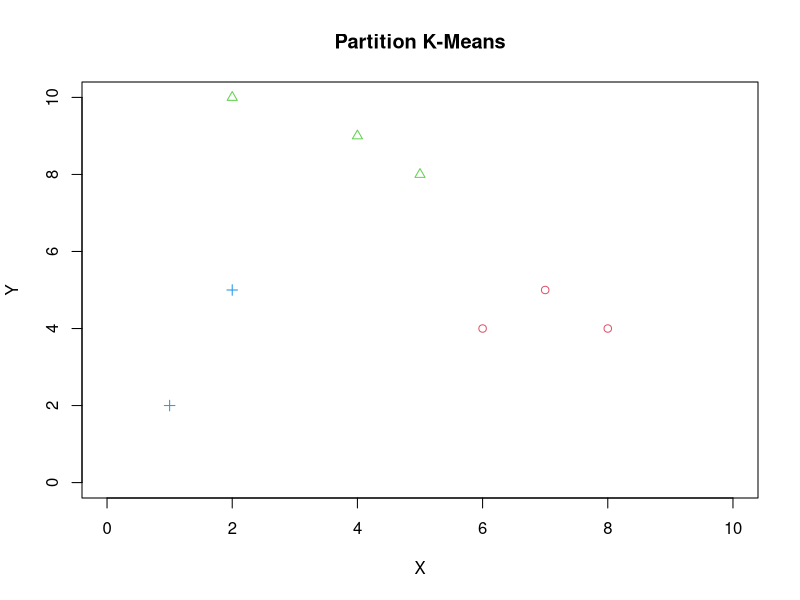
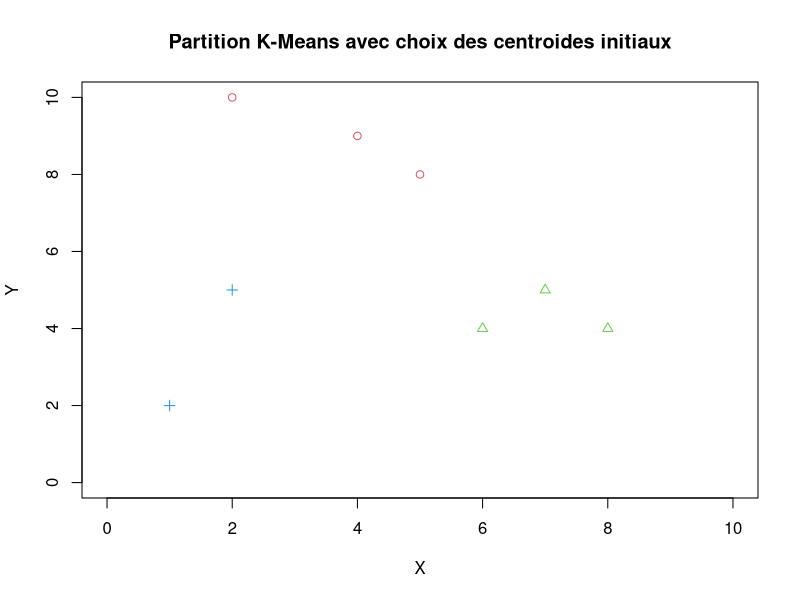
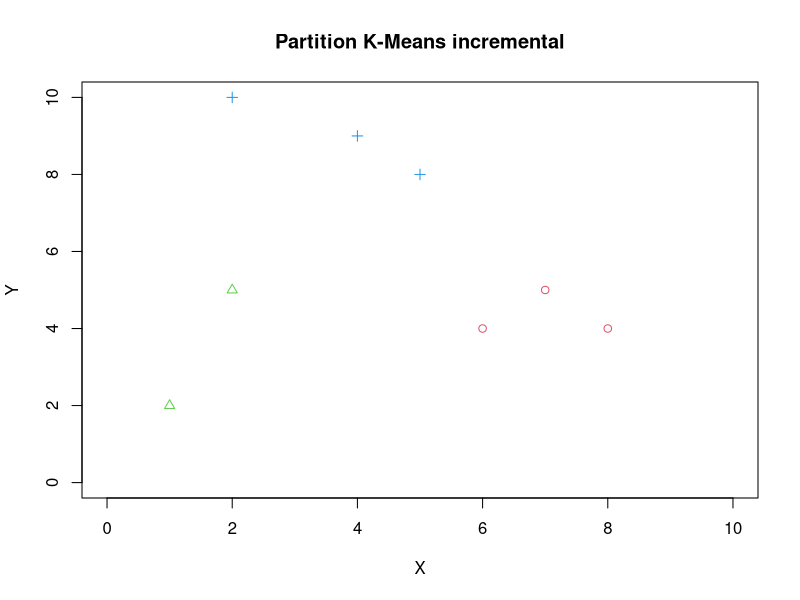
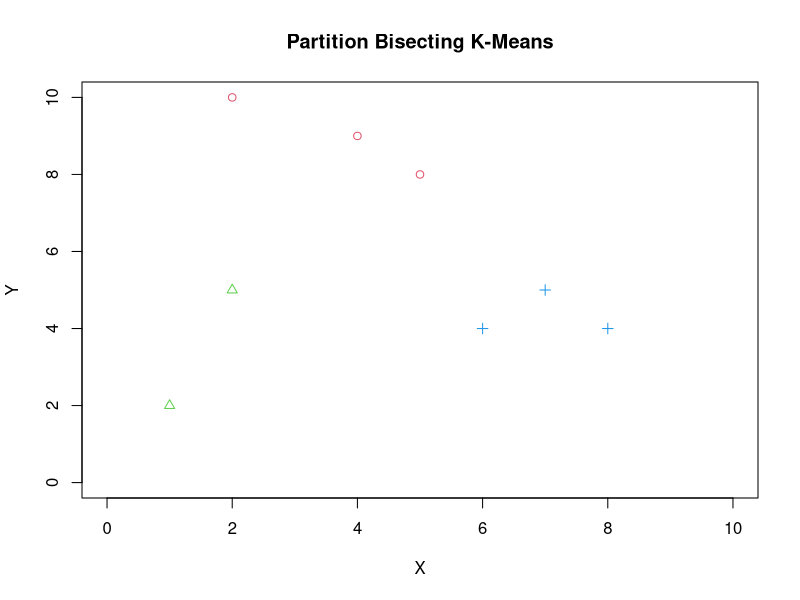
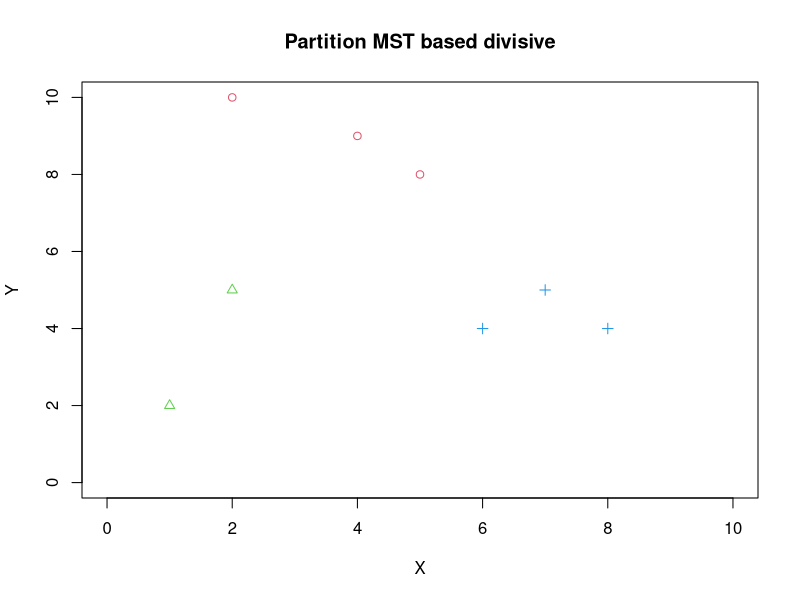

These charts were generated, in order, by the following R code:
"************************************************************************
*		Projet : Classification non supervisée			                        *
*-----------------------------------------------------------------------*
*	Kévin HOARAU		|	M1 Informatique			                                *
*	32001076	    	|	Univ. Réunion	                                      *
*************************************************************************"



"******************************
*  Déclaration des fonctions  *
*******************************"


#-------------------------------------------------------------------------------#
# 		K-Means Direct                         				                            #
#-------------------------------------------------------------------------------#
# Entrée : - data, le jeu de données                                       	    #
#	   - disimilarity, fonction de generation de la matrice de disimilarite	      #
#	   - up_centroid, fonction de calcul des centroides			                      #
#	   - k, nombre de classe que l'on souhaite obtenir                    	      #
#	   - centroids, matrice des centroide initiaux (aléatoire si non renseigné)   #
#	   - max_iter, nombre d'iteration maximum (illimité si non renseigné)    			#
# Sorties : - result$clusters, liste des classes obtenues                       #
#	   - result$silhouette, silhouette de la partiton                     	      #
#	   - result$inertie, inertie intra classe de la partition                     #
#	   - result$iter, nombre d'iteration                                   		    #
#-------------------------------------------------------------------------------#
kmeans_direct <- function(data,disimilarity,up_centroid,k,centroids=NULL,max_iter=0){
  nb_elem = dim(data)[1] # Nombre d'objets
  nb_var = dim(data)[2] # Nombre de variables
  centroid_change=TRUE
  iter = 0
  
  if(nb_elem>=k){
    if(is.null(centroids)){
      centroids = data[sample(nb_elem,k),]	# On choisit k centroides au hasard
    }
    
    # Debut du K-means
    while(centroid_change && (iter < max_iter || max_iter==0)){
      centroid_change=FALSE 
      mat_disim = disimilarity(data,centroids) # Calcul de la matrice des disimilarite
      clusters = rep(list(matrix(nrow=0,ncol=nb_var)), k) # On initialise une partition vide de k classes

      # Pour chaque objets
      for(i in 1:nb_elem){
      	cluster = which.min(mat_disim[i,]) # Determine le centroide le plus proche
      	clusters[[cluster]] = rbind(clusters[[cluster]],data[i,]) # Ajoute l'objet à la classe correspondante
      }
      
      # Pour chaque centroides
      for(i in 1:length(clusters)){
      	old_centroid = centroids[i,]
      	centroids[i,] = up_centroid(clusters[[i]]) # Mise à jour du centroide
      	
      	if(!identical(old_centroid,centroids[i,])){ # Detecte si le centroide à changé
      	  centroid_change=TRUE
      	}
      }
      iter = iter + 1
    }
    # Fin du K-means
  }
  else{
    clusters = list(data)
  }
  
  result <- list()
  result$clusters = clusters
  result$silhouette = silhouette(clusters,disimilarity)
  result$inertie = inertie_intra(clusters,disimilarity,up_centroid)
  result$iter = iter
  
  return(result)
}


#-------------------------------------------------------------------------------#
# 		K-Means Incremental                         				                      #
#-------------------------------------------------------------------------------#
# Entrée : - data, le jeu de données                                       	    #
#	   - disimilarity, fonction de generation de la matrice de disimilarite	      #
#	   - up_centroid, fonction de calcul des centroides			                      #
#	   - k, nombre de classe que l'on souhaite obtenir                    	      #
#	   - centroids, matrice des centroide initiaux (aléatoire si non renseigné)   #
#	   - max_iter, nombre d'iteration maximum (illimité si non renseigné)    			#
# Sorties : - result$clusters, liste des classes obtenues                       #
#	   - result$silhouette, silhouette de la partiton                     	      #
#	   - result$inertie, inertie intra classe de la partition                     #
#	   - result$iter, nombre d'iteration                                   		    #
#-------------------------------------------------------------------------------#
kmeans_incremental <- function(data,disimilarity,up_centroid,k,centroids=NULL,max_iter=0){

  nb_elem = dim(data)[1] # Nombre d'objets
  nb_var = dim(data)[2] # Nombre de variables
  clusters = rep(list(matrix(nrow=0,ncol=nb_var)), k) # On initialise une partition vide de k classes
  centroid_change=TRUE
  cluster_affectation = matrix(rep(0,nb_elem*2),nrow=nb_elem,ncol=2) # Matrice d'affection des objets
  iter = 0
  if(is.null(centroids)){
    centroids = data[sample(nb_elem,k),] # On choisit k centroides au hasard
   }
  
  # Debut du K-means
  while(centroid_change && (iter < max_iter || max_iter==0)){
    centroid_change=FALSE 
    
    # Pour chaque objets
    for(i in 1:nb_elem){
    
      mat_disim = disimilarity(data,centroids) # Calcul de la matrice des disimilarite
      cluster = which.min(mat_disim[i,]) # Determine le centroide le plus proche
      old_cluster = cluster_affectation[i,1] # Ancienne classe de l'objet
      pos_in_cluster = cluster_affectation[i,2] # Position dans cette classe
      
      if(old_cluster!=cluster){ # Si la classe de l'objet à changé
     
      	if(old_cluster!=0){ # Si l'objet se trouvais dans une autre classe
      	  clusters[[old_cluster]] = clusters[[old_cluster]][-pos_in_cluster,] # Enleve l'objet de la classe
      	  old_centroid = centroids[old_centroid,]
      	  centroids[old_centroid,] = up_centroid(clusters[[old_centroid]]) # Mise à jour du centroide de cette classe
      	  if(!identical(old_centroid,centroids[old_centroid,])){ # Detecte si le centroide à changé
      	    centroid_change=TRUE
      	  }
      	}
      	
      	clusters[[cluster]] = rbind(clusters[[cluster]],data[i,]) # Ajoute l'objet à sa nouvelle classe correspondante
      	cluster_affectation[i,1] = cluster # Declare la classe dans laquelle se trouve l'objet
      	cluster_affectation[i,2] = dim(clusters[[cluster]])[1] # Declare la position de l'objet dans cette classe
      	
      	old_centroid = centroids[cluster,]
      	centroids[cluster,] = up_centroid(clusters[[cluster]]) # Mise à jour du centroide de la nouvelle classe
      	if(!identical(old_centroid,centroids[cluster,])){ # Detecte si le centroide à changé
      	  centroid_change=TRUE
      	}
      }
    }
    iter = iter + 1
  }
  # Fin du K-means
  
  result <- list()
  result$clusters = clusters
  result$silhouette = silhouette(clusters,disimilarity)
  result$inertie = inertie_intra(clusters,disimilarity,up_centroid)
  result$iter = iter
  
  return(result)
}


#-------------------------------------------------------------------------------#
# 		Bisecting K-Means                         				                        #
#-------------------------------------------------------------------------------#
# Entrée : - data, le jeu de données                                       	    #
#	   - disimilarity, fonction de generation de la matrice de disimilarite	      #
#	   - up_centroid, fonction de calcul des centroides			                      #
#	   - sse, fonction de calcul du SSE de 2 classes                              #
#	   - k, nombre de classe que l'on souhaite obtenir                    	      #
#	   - nb_iter, nombre d'iteration du bisecting  (10 si non renseigné)    			#
# Sorties : - result$clusters, liste des classes obtenues                       #
#	   - result$silhouette, silhouette de la partiton                     	      #
#	   - result$inertie, inertie intra classe de la partition                     #
#	   - result$iter, nombre d'iteration                                   		    #
#-------------------------------------------------------------------------------#
bisecting_kmeans <- function(data,disimilarity,up_centroid,sse,k,nb_iter=10){
  clusters = list(data) # Intialise la liste des classes avec une classe contenant tout les objets
  iter=0
  nb_cluster = length(clusters) # nombre de classe
  
  while(k>nb_cluster){ # tant que le nombre de classe en est inferieur a k
    selected = iter%%nb_cluster+1  # On selectionne une classe 
    cluster = clusters[[selected]] 
    lowest_sse = -1 
    
    for(i in 1:nb_iter){ # On execute le nombre d'iteration souhaité
      sub_clusters = kmeans_direct(cluster,disimilarity,up_centroid,2)$clusters # Découpe la classe en 2 sous classe
      sub_clusters_sse = sse(sub_clusters,disimilarity,up_centroid) # calcul le SSE de ces classes
      if(lowest_sse>sub_clusters_sse || lowest_sse<0){ # Stocke ces classes si elle on un SSE plus faible que les précedantes
      	lowest_sse_sub_clusters = sub_clusters
      	lowest_sse = sub_clusters_sse
      }
    }
    
    clusters[[selected]] = lowest_sse_sub_clusters[[1]] # Remplace dans la liste la classe par la premier sous classe
    if(length(lowest_sse_sub_clusters)>1){
      clusters = c(clusters,list(lowest_sse_sub_clusters[[2]])) # Ajoute la deuxieme sous classe a la liste
    }
    nb_cluster = length(clusters)
    iter = iter +1
  }
  
  result <- list()
  result$clusters = clusters
  result$silhouette = silhouette(clusters,disimilarity)
  result$inertie = inertie_intra(clusters,disimilarity,up_centroid)
  result$iter = iter
  
  return(result)
}


#-------------------------------------------------------------------------------#
# 		Fonction de contruction du Minimum Spaning Tree			                      #
#-------------------------------------------------------------------------------#
# Entrée : - data, le jeu de données                                       	    #
#	   - disimilarity, fonction de generation de la matrice de disimilarite	      #
# Sorties : - le Minimum Spaning Tree                                           #
#-------------------------------------------------------------------------------#
build_mst <- function(data,disimilarity){
  nb_elem = dim(data)[1] # Nombre d'objets
  nb_var = dim(data)[2]
  free_points = t(rbind(seq(nb_elem),t(data))) # Crée une matrice indexé des données, contenant la liste des points qui ne sont pas dans l'arbre
  start_point = free_points[sample(nb_elem,1),] # Prend un point au hasard pour la racine de l'arbre
  free_points = free_points[-start_point[1],] # Enleve le point racine des données
  
  mst = matrix(ncol=3,nrow=0) # Initialise la matrice contenant l'arbre
  points = matrix(start_point,ncol=nb_var+1) # Place le points racine dans la matrices contenant la liste de point deja dans l'arbre
  
  
  while(length(free_points)>0){ # Tant que des points ne sont pas dans l'arbre
    
    free_points = matrix(data=free_points,ncol=nb_var+1) # Formate la matrice de donnée indexé
    disim = disimilarity(matrix(free_points[,-1],ncol=2),matrix(points[,-1],ncol=2)) # Disimilarite entre les points de l'arbre et les points n'y étant pas
    
    closest = which.min(disim)-1 # Intersection des points les proche proche tel que le premier est dans l'arbre et le second non 
    closest_col = closest%/%dim(free_points)[1]+1
    closest_row = closest%%dim(free_points)[1]+1
    
    q = points[closest_col,][1] # Index du point dans l'arbre
    p = free_points[closest_row,][1] # Index du point qui n'est pas dans l'arbre
    d = disim[closest_row,closest_col] # Disimilarité entre ces points
    mst = rbind(mst,c(q,p,d)) # Ajoute ces données a l'arbre
    
    points = rbind(points,free_points[closest_row,]) # Ajoute le second point à la liste des points deja dans l'arbre
    free_points = free_points[-closest_row,] # Enleve le second point de la liste des points qui ne sont pas dans l'arbre
  }
  return(mst)
}


#-------------------------------------------------------------------------------#
# 		Fonction de changement de classe d'un sous arbre d'un MST                 #
#-------------------------------------------------------------------------------#
# Entrée : - index, position de la racine du sous arbre                    	    #
#	   - clusters, liste de classes	                                              #
#	   - from_c, position de la classe de depart des elements dans clusters	      #
#	   - from_c, position de la classe d'arrivé des elements dans clusters	      #
#	   - mst, minimum spaning tree du jeu de données                      	      #
# Sorties : - clusters, liste de classes avec les elements déplacés             #
#-------------------------------------------------------------------------------#
change_cluster_mst <- function(index,clusters,from_c,to_c,mst){
  pos_in_cluster = which(clusters[[from_c]][,1]==index) # Positon de l'element a deplace dans l'ancienne classe
  clusters[[to_c]] = rbind(clusters[[to_c]],clusters[[from_c]][pos_in_cluster,]) # Ajoute l'element a la nouvelle classe
  clusters[[from_c]]= clusters[[from_c]][-pos_in_cluster,] # Enleve l'element de l'ancienne classe

  childrens = mst[,2][mst[,1]==index] # Liste des enfants de l'element
  for(i in childrens){ # Pour chaque enfants
   clusters = change_cluster_mst(i,clusters,from_c,to_c,mst) # Deplace l'enfant dans la nouvelle classe
  }
  return(clusters)
}


#-------------------------------------------------------------------------------#
# 		MST-based divisive                          				                      #
#-------------------------------------------------------------------------------#
# Entrée : - data, le jeu de données                                       	    #
#	   - disimilarity, fonction de generation de la matrice de disimilarite	      #
#	   - up_centroid, fonction de calcul des centroides			                      #
#	   - k, nombre de classe que l'on souhaite obtenir                    	      #
# Sorties : - result$clusters, liste des classes obtenues                       #
#	   - result$silhouette, silhouette de la partiton                     	      #
#	   - result$inertie, inertie intra classe de la partition                     #
#-------------------------------------------------------------------------------#
mst_based_divisive <- function(data,disimilarity,up_centroid,k){
  nb_elem = dim(data)[1] # Nombre d'objets
  nb_var = dim(data)[2]
  mst = build_mst(data,disimilarity) # Construit le MST
  clusters = list(t(rbind(seq(nb_elem),t(data)))) # Intialise la liste des classes avec une classe contenant tout les objets et ajoute des indexes
  cluster_affectation = rep(1,nb_elem) # Matrice d'affection des objets
  
  nb_cluster = length(clusters) # nombre de classe
  
  while(k>nb_cluster){ # Tant que l'on a moin de k classe

    pos_in_mst = which.max(mst[,3]) # Position dans la matrice du MST de la plus grande disimilarité
    index = mst[pos_in_mst,][2] # Element a partir du quel on doit crée la nouvelle classe
    mst = mst[-pos_in_mst,] # Coupe la branche
    mst = matrix(mst,ncol=nb_var+1)
    
    new_cluster = matrix(ncol=nb_var+1,nrow=0) # Initialise la nouvelle classe
    clusters = c(clusters,list(new_cluster)) # L'ajoute a la lite des classe
    
    from_cluster = cluster_affectation[index] # Position de l'ancienne classe des éléments dans la liste des classes
    to_cluster = length(clusters) # Position de la nouvelle classe des éléments dans la liste des classes
    
    clusters=change_cluster_mst(index,clusters,from_cluster,to_cluster,mst) # Change de classe l'element et ses enfants
    for(i in 1:dim(clusters[[to_cluster]])[1]){ # Met a jour les affectations des objets
      cluster_affectation[clusters[[to_cluster]][i,1]]=to_cluster
    }
    
    nb_cluster = length(clusters) # nombre de classe
  }
  
  for(i in 1:nb_cluster){ # Enleve les indexes dans les classes
   clusters[[i]] = matrix(clusters[[i]],ncol=3)[,-1]
  }
  
  result <- list()
  result$clusters = clusters
  result$silhouette = silhouette(clusters,disimilarity)
  result$inertie = inertie_intra(clusters,disimilarity,up_centroid)
  
  return(result)
}


#-------------------------------------------------------------------------------#
# 		Fuzzy K-Means                                				                      #
#-------------------------------------------------------------------------------#
# Entrée : - data, le jeu de données                                       	    #
#	   - m, indice de flou			                                                  #
#	   - disimilarity, fonction de generation de la matrice de disimilarite	      #
#	   - termination, seuil de tolerance pour l'arret du fuzzy K-Means            #
#	   - k, nombre de classe que l'on souhaite obtenir                    	      #
#	   - maxit, nombre d'iteration maximum (10 si non renseigné)    		        	#
# Sorties : - result$fuzzy_clusters, partition floue obtenue                    #
#	   - result$iter, nombre d'iteration                                   		    #
#-------------------------------------------------------------------------------#
fuzzy_kmeans <- function(data,m,disimilarity,termination,k,maxit=10){
  nb_elem = dim(data)[1] # Nombre d'objets
  nb_var = dim(data)[2] # Nombre de variables
  iter = 0
  centroids = matrix(nrow=k,ncol=nb_var) # Initialisation de la matrice des centroides
  
  #Partition initiale
  fuzzy_clusters = matrix(data=rep(0,k*nb_elem),nrow=k,ncol=nb_elem) 
  for (i in 1:nb_elem) {
    for (j in 1:(k-1)) {
      fuzzy_clusters[j,i]=sample(seq(0,1-sum(fuzzy_clusters[,i]),0.1),1) 
    }
    fuzzy_clusters[k,i]=1-sum(fuzzy_clusters[,i])
  }
  difference = termination +1
  
  #Debut Fuzzy K-Means
  while(difference > termination && iter < maxit){
    fuzzy_clusters_old = fuzzy_clusters
    
    #Calcul des centroides
    for (i in 1:k) {
      for (j in 1:nb_var) {
        z = fuzzy_clusters[i,]^m
        centroids[i,j] = sum(z*data[,j])/sum(z)
      }
    }
    
    # Mise a jour de la partition
    disim = disimilarity(data,centroids)
    for (i in 1:nb_elem) {
      if(sum(disim[i,]==0)<1){ # Si aucun element a une disimilarité nulle avec un centroide
        for (j in 1:k) {
          power = 2/(m-1)
          fuzzy_clusters[j,i] = 1/sum((disim[i,j]/disim[i,])^power)
        }
      }
      else{ # Sinon
        zeros = which(disim[i,]==0)
        l_zeros = length(zeros)
        fuzzy_clusters[,i] = rep(0,k)
        if(l_zeros>1){
          for (j in 1:(l_zeros-1)) {
            fuzzy_clusters[zeros[j],i]=sample(seq(0,1-sum(fuzzy_clusters[,i]),0.1),1)
          }
        }
        fuzzy_clusters[zeros[l_zeros],i]=1-sum(fuzzy_clusters[,i])
      }
    }
    difference = norm(fuzzy_clusters-fuzzy_clusters_old)
    iter = iter + 1
  }
  #Fin Fuzzy K-Means
  
  result <- list()
  result$fuzzy_clusters = fuzzy_clusters
  result$iter = iter
  
  return(result)
}


#-------------------------------------------------------------------------------#
# 		Fontion de calcul du coefficient de silhouette d'une partition            #
#-------------------------------------------------------------------------------#
# Entrée : - clusters, partition dont on souhaite calculé la silhouette    	    #
#	         - disim, fonction de generation de la matrice de disimilarite	      #
# Sortie : - coefficient de silhouette de la partition	                        #
#-------------------------------------------------------------------------------#
silhouette <- function(clusters,disim){
  iter = 0
  s = 0
  for (i in 1:length(clusters)) {
    
    for (j in 1:(dim(clusters[[i]])[1])) {
      point = matrix(clusters[[i]][j,],ncol=2)
      a = 0
      b = 0
      if(dim(clusters[[i]])[1] > 1){
        a = mean(disim(matrix(clusters[[i]][-j,],ncol=2),point))
      }
      if(length(clusters[-i])>0){
        b = mean(disim(matrix(clusters[-i][[1]],ncol=2),point))
        if(length(clusters[-i])>1){
          for (k in 2:(length(clusters[-i]))) {
            bb = mean(disim(matrix(clusters[-i][[k]],ncol=2),point))
            if(bb<b){
              b = bb
            }
          }
        }
      }
      
      if(a<b){
        s = s + 1 - a/b
      }
      else{
        s = s + b/a - 1
      }
      iter = iter +1
    }
  }
  s = s/iter
  return(s)
}


#-------------------------------------------------------------------------------#
# 		Fontion de calcul de l'inertie intra classe d'une partition               #
#-------------------------------------------------------------------------------#
# Entrée : - clusters, partition dont on souhaite calculé le inertie       	    #
#	   - disimilarity, fonction de generation de la matrice de disimilarite	      #
#	   - up_centroid, fonction de calcul des centroides			                      #
# Sortie : - l'inertie intra classe de la partition	                            #
#-------------------------------------------------------------------------------#
inertie_intra <- function(clusters,disimilarity,up_centroid){
  inertie_intra = 0
  for (i in 1:length(clusters)) { 
    nb_var = dim(clusters[[i]])[2]
    cluster = matrix(clusters[[i]],ncol=nb_var)
    centroid = matrix(up_centroid(cluster),ncol=2)
    disim = disimilarity(cluster,centroid)
    inertie = sum(disim)/length(disim)
    inertie_intra = inertie_intra + inertie
  }
  return(inertie_intra)
}


#-------------------------------------------------------------------------------#
#  Fontion de generation de la matrice de disimilarite pour les données du CSV  #
#-------------------------------------------------------------------------------#
# Entrées : - d, la matrice des données						                              #
#	    - centroids, la matrices des centroides                           				#
# Sortie  : - mat, la matrice des disimilarite avec sur l'axe des 		          #
#	            X les centroides et sur l'axe des Y les objets 			              #
#-------------------------------------------------------------------------------#
disimilarite <- function(d,centroids){
  nb_centroid = dim(centroids)[1]
  ones = t(rep(1,nb_centroid))
  x = c(t(d[,1] %*% ones))
  y = c(t(d[,2] %*% ones))
  d_euclid = (x - centroids[,1])^2 + (y - centroids[,2])^2
  mat=matrix(d_euclid,ncol=nb_centroid,byrow=TRUE)
  return(mat)
}


#---------------------------------------------------------------#
# Fontion de mise à jour d'un centroide pour les données du CSV	#
#---------------------------------------------------------------#
# Entrée : - cluster, une classe				                        #
# Sortie : - centroid le nouveau centroid de cette classe 	    #
#---------------------------------------------------------------#
update_centroid <- function(cluster){
  x = mean(cluster[,1])
  y = mean(cluster[,2])
  centroid = c(x,y)
  return(centroid)
}


#-------------------------------------------------------------------------------#
# 		Fontion de calcul du SSE de 2 classes 				                            #
#-------------------------------------------------------------------------------#
# Entrée : - clusters, liste des 2 classes dont on souhaite calculé le SSE 	    #
#	   - disimilarity, fonction degeneration de la matrice de disimilarite	      #
#	   - up_centroid, fonction de calcul des centroides			                      #
# Sortie : - la somme des SSE des 2 classes				 	                            #
#-------------------------------------------------------------------------------#
sse_two_clusters <- function(clusters,disimilarity,up_centroid){
  nb_var = dim(data)[2]
  cluster1 = matrix(clusters[[1]],ncol=nb_var)
  centroid1 = matrix(up_centroid(cluster1),ncol=2)
  disim1 = disimilarity(cluster1,centroid1)
  
  if(length(clusters)>1){
    cluster2 =  matrix(clusters[[2]],ncol=nb_var)
    centroid2 = matrix(up_centroid(cluster2),ncol=2)
    disim2 = disimilarity(cluster2,centroid2)
  }
  else{
    disim2 = 0
  }
  
  return(sum(disim1)+sum(disim2))
}


#-------------------------------------------------------------------------------#
# 		Fontion d'affichage d'une partition    				                            #
#-------------------------------------------------------------------------------#
# Entrée : - clusters, la partition a affiché                              	    #
#	   - title, le titre du graphe                        	                      #
#-------------------------------------------------------------------------------#
plot_clusters <- function(clusters,title){
  plot(0,0,main=title, xlab="X", ylab="Y",xlim=c(0,10), ylim=c(0,10),col=0)
  for (i in 1:length(clusters)) {
    points(clusters[[i]][,1],clusters[[i]][,2],pch=i,col=i+1)
  }
}



"******************************
*     Programme principal     *
*******************************"

# Chargement des données depuis un fichier CSV
data = data.matrix(read.csv("data.csv")) 


writeLines("  ================")
writeLines("  Tests du K-Means")
writeLines("  ================")
result = kmeans_direct(data,disimilarite,update_centroid,3)
print(result)
plot_clusters(result$clusters,"Partition K-Means")


writeLines("  ===================================================")
writeLines("  Tests du K-Means avec choix des centroides initiaux")
writeLines("  ===================================================")
c = matrix(c(data[1,],data[4,],data[7,]),ncol=2,byrow=TRUE) # Les centroides sont les points 1, 4 et 7 du jeu de données 
result = kmeans_direct(data,disimilarite,update_centroid,3,centroids=c)
print(result)
plot_clusters(result$clusters,"Partition K-Means avec choix des centroides initiaux")


writeLines("  ============================")
writeLines("  Tests du K-Means Incremental")
writeLines("  ============================")
result = kmeans_incremental(data,disimilarite,update_centroid,3)
print(result)
plot_clusters(result$clusters,"Partition K-Means incremental")


writeLines("  ===========================")
writeLines("   Tests du Bisecting K-Means")
writeLines("  ===========================")
result = bisecting_kmeans(data,disimilarite,update_centroid,sse_two_clusters,3,nb_iter=50)
print(result)
plot_clusters(result$clusters,"Partition Bisecting K-Means")


writeLines("  ===========================")
writeLines("  Tests du MST based divisive")
writeLines("  ===========================")
result = mst_based_divisive(data,disimilarite,update_centroid,3)
print(result)
plot_clusters(result$clusters,"Partition MST based divisive")


writeLines("  ==========================")
writeLines("  Tests du Fuzzy K-Means m=2")
writeLines("  ==========================")
result = fuzzy_kmeans(data,2,disimilarite,0.001,3,maxit=20)
print(result)

writeLines("  ==========================")
writeLines("  Tests du Fuzzy K-Means m=3")
writeLines("  ==========================")
result = fuzzy_kmeans(data,4,disimilarite,0.001,3,maxit=20)
print(result)
